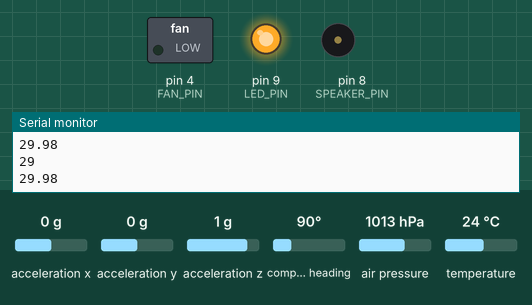
A sketch run on a simulated Arduino Uno, built with avr-gcc and run on an emulated ATmega328P. Shown: switched loads named in the sketch (green lamp = pin HIGH), output pins drawn as LEDs (lit = HIGH), buzzer (waves = sounding), the last lines printed to the serial monitor. The inputs (shaded band) are chosen by the test bench; at power-on: air pressure 1013 hPa, acceleration x 0 g, acceleration y 0 g, acceleration z 1 g, compass heading 90°, temperature 24 °C. No radio packets arrive unless stated.

Above: at 1.5 s.
1.6 s: air pressure set to 1025 hPa
At 2.8 s:
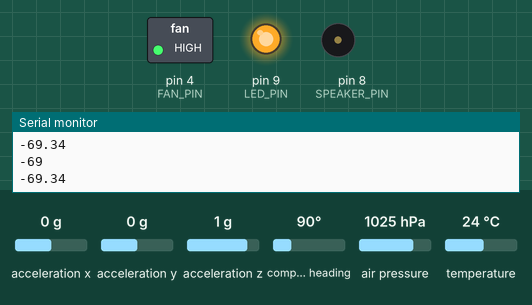
3.1 s: air pressure set to 1023 hPa
At 4.3 s:
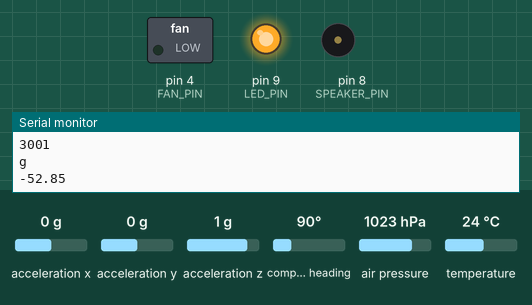
Timing chart, 0 to 6.1 s (numbered marks = the images above; inputs shaded):
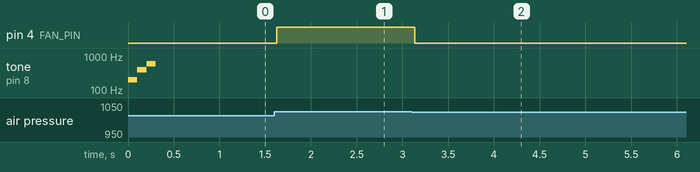

The sketch:

working_sat_3.ino
```cpp
#include <Adafruit_Sensor.h>
#include <Adafruit_BMP280.h>
#include <Adafruit_BNO055.h>
#include <SoftwareSerial.h>
#include <RH_RF95.h>
#include <SdFat.h>

// I2C Adressen
#define BMP280_I2C_ADDRESS 0x76
#define BNO055_I2C_ADDRESS 0x28

// PIN Belegungen
#define GPS_RX_PIN 2
#define GPS_TX_PIN 3
#define FAN_PIN 4
#define LORA_RX_PIN 5
#define LORA_TX_PIN 6
#define SPEAKER_PIN 8
#define LED_PIN 9
#define SD_CS_PIN 10

// Fehlercodes
#define ERROR_BMP 501
#define ERROR_BNO 502
#define ERROR_RF95 503
#define ERROR_SD_CONNECT 504
#define ERROR_SD_OPEN 505

// Kontrollwerte vor und nach der Datenübertragung
#define DATA_BLOCK_START 0xFFFFFF  // maximaler 32b Wert bzw. nur noch 6 F
#define DATA_BLOCK_END 0xFFFFFE    // maximaler 32b Wert minus 1, bzw. nur noch 5 F und ein E

#define FREQUENCY 433.0  // Datenübertragungsfrequenz (in MHz)

#define STARTALTITUDE 30  // Höhe vor dem Start vom Flugplatz

#define TOLERANCE 20 // Toleranz in Metern, um Höhenunterschiede mit dem BMP zu messen
#define FAN_STARTING_HEIGHT 250
#define BMP_ALTITUDES_SIZE 8 // Wie viele letzte Temperaturen gespeichert werden sollen

#define DEBUG true
#define USE_SDCARD false
#define USE_GPS true
#define USE_BMP true
#define USE_BNO true
#define USE_LORA true
#define SILENT true

#if USE_BMP
// Adafruit_BMP280 bmp;
#endif
#if USE_BNO
Adafruit_BNO055 bno(55, BNO055_I2C_ADDRESS, &Wire);
#endif
#if USE_LORA
SoftwareSerial rf(LORA_RX_PIN, LORA_TX_PIN);
RH_RF95 rf95(rf);
#endif
#if USE_GPS
//SoftwareSerial ss(GPS_RX_PIN, GPS_TX_PIN);
#endif

float sealevelhpa;
float bmp_altitude = STARTALTITUDE;
int bmp_altitudes[BMP_ALTITUDES_SIZE];

bool fan = false;
bool ejected = false;
bool landed = false;

int counter = 0;

#if USE_SDCARD
SdFat32 SD;
//File32 file;
int filecounter = 0;
#endif

long time;

void setup() {
  Serial.begin(9600);
  Serial.println(100);

  pinMode(LED_PIN, OUTPUT);
  digitalWrite(LED_PIN, LOW);

  pinMode(FAN_PIN, OUTPUT);
  digitalWrite(FAN_PIN, LOW);
#if DEBUG
  Serial.println("a");
#endif
#if USE_SDCARD
  // Init SD (Speicher)
  if (!SD.begin(SD_CS_PIN)) {
    error(ERROR_SD_CONNECT);
  }
#endif
#if DEBUG
  Serial.println("b");
#endif
#if USE_SDCARD
  {
    // Datei mit höchstem Wert als Namen finden und dann mit Wert + 1 als Namen eine Datei erstellen
    // So muss nicht nach jedem Test die SD Karte geleert werden, sondern die Dateien sind chronologisch sortiert
    while (SD.exists(String(filecounter))) {
      filecounter++;
    }
    File32 file = SD.open(String(filecounter), FILE_WRITE);
    if (file) {
      file.println(""); // Es muss irgendetwas in die erste Zeile geschrieben werden, damit die Zahlen gespeichert werden können
      file.close();
    } else {
      error(ERROR_SD_OPEN);
    }
  }
#endif
#if DEBUG
  Serial.println("c");
#endif

#if USE_BMP
  {
    Adafruit_BMP280 bmp;
    // Init BMP (Luftdruck & Temperatur)
    if (!bmp.begin(BMP280_I2C_ADDRESS)) {
      error(ERROR_BMP);
    }
    float pressure = bmp.readPressure();
    sealevelhpa = bmp.seaLevelForAltitude(STARTALTITUDE, pressure);
  }
#endif

#if DEBUG
  Serial.println("d");
#endif
#if USE_BNO
  // Init BNO (Inertialplatform)
  if (!bno.begin()) {
    error(ERROR_BNO);
  }
#endif
#if DEBUG
  Serial.println("e");
#endif
#if USE_LORA
  // Init RF95 (Funkmodul)
  if (!rf95.init()) {
    error(ERROR_RF95);
  }
#endif
#if DEBUG
  Serial.println("f");
#endif
#if USE_LORA
  rf95.setFrequency(FREQUENCY);
#endif

#if USE_GPS
  //ss.begin(9600);
#endif

#if DEBUG
  Serial.println("f2");
#endif

  // Erfolg-Tonabfolge, LED an
  Serial.println(200);
  tone(SPEAKER_PIN, 200);
  delay(100);
  tone(SPEAKER_PIN, 400);
  delay(100);
  tone(SPEAKER_PIN, 600);
  delay(100);
  noTone(SPEAKER_PIN);
  digitalWrite(LED_PIN, HIGH);
}

void loop() {
#if USE_LORA
  rf.listen();
#endif
#if DEBUG
  Serial.println("g");
#endif
  // Sendet einen Datenblock, die Unterfunktionen senden die jeweiligen Werte selber
  // Am Anfang und am Ende wird ein Kontrollwert gesendet
  send(DATA_BLOCK_START);
  send(counter);
  BMP();
  BNO();

#if USE_LORA
  rf.listen();
#endif

  if (counter > BMP_ALTITUDES_SIZE) { // Falls der Zähler über der Länge an gespeicherten Höhenmetern ist, weiter machen, sonst würde der Satellit schon fliegen, weil die Werte noch 0.00 sind, und dem entsprechend der Satellit schon hochgeflogen sein muss
    Serial.println(bmp_altitudes[counter % BMP_ALTITUDES_SIZE]);
    Serial.println(bmp_altitude);
    Serial.println("---");
    if (bmp_altitudes[counter % BMP_ALTITUDES_SIZE] - bmp_altitude > TOLERANCE) { // Falls die Höhe fällt
      ejected = true;
    } else if (bmp_altitudes[counter % BMP_ALTITUDES_SIZE] - bmp_altitude <= 0) { // Falls gelandet
      if (ejected == true) { // Falls schon ausgeworfen, muss also gelandet sein
        landed = true;
      }
    }
  }

  if (landed) {
    fan = false;
    digitalWrite(FAN_PIN, LOW);
  } else if (ejected && bmp_altitude < FAN_STARTING_HEIGHT) {
    fan = true;
    digitalWrite(FAN_PIN, HIGH);
  }

  bmp_altitudes[counter % BMP_ALTITUDES_SIZE] = bmp_altitude;

  // Nach dem Auswerfen Piepen (jedes mal Wechsel zwischen Ton und kein Ton, wird anhand der gesendeten Nachrichten bestimmt :)
  if (ejected) {
    if (counter % 2 == 0) {
#if !SILENT
      tone(SPEAKER_PIN, 1000);
#endif
    } else {
      noTone(SPEAKER_PIN);
    }
  }

  send((fan << 0) + (ejected << 1) + (landed << 2));  // Sendet alle Bools in einem Byte
#if DEBUG
  Serial.println(fan + 1000);
  Serial.println(ejected + 2000);
  Serial.println(landed + 3000);
#endif

#if USE_SDCARD
  {
    File32 file = SD.open(String(filecounter), FILE_WRITE);
    file.println(millis() - time, DEC);
    // Tatsächlich physisch Speichern, wäre ansonsten evtl. nur im Buffer was zu Fehlern führen kann
    file.flush();
    file.close();
  }
#endif
  time = millis();  // Zeit zurücksetzten, um jedesmal die Zeit, die die Schleife (loop()) gebraucht hat zu bestimmen

  send(DATA_BLOCK_END);

  counter++;
}

void BMP() {
  float pressure = 200000;
  float temperature = 50;
#if USE_BMP
  Adafruit_BMP280 bmp;
  // Init BMP (Luftdruck & Temperatur)
  if (bmp.begin(BMP280_I2C_ADDRESS)) {
    pressure = bmp.readPressure();
    temperature = bmp.readTemperature();
    bmp_altitude = calcAltitude(pressure);
  }
#else
  float altitudes[30] = {30, 30, 35, 55, 155, 300, 500, 700, 710, 700, 680, 690, 670, 610, 550, 500, 440, 390, 310, 250, 200, 140, 100, 60, 30, 30, 35, 37, 36, 33};
  pressure = 100000;
  temperature = -10;
  bmp_altitude = altitudes[min(29, counter)];
#endif
#if DEBUG
  Serial.println(bmp_altitude);
#endif
  send(temperature);
  send(pressure);
}

float calcAltitude(float pressure) {
  // https://github.com/adafruit/Adafruit_BMP280_Library/blob/master/Adafruit_BMP280.cpp [Zeile 321] oder im Heft Lernen mit ARDUINO!
  return 44300 * (1 - (pow(pressure / sealevelhpa, 0.1903)));
}

void BNO() {
#if USE_BNO
  sensors_event_t accelerometer, gyroscope;
  bno.getEvent(&accelerometer, Adafruit_BNO055::VECTOR_LINEARACCEL);  // Acceleration - Gravity
  send(accelerometer.acceleration.x);
  send(accelerometer.acceleration.y);
  send(accelerometer.acceleration.z);

  bno.getEvent(&gyroscope, Adafruit_BNO055::VECTOR_EULER);
  send(gyroscope.gyro.x);
  send(gyroscope.gyro.y);
  send(gyroscope.gyro.z);
#endif
}

void send(float val) {
  {
#if USE_LORA
    // Ändert den Typ von float zu uint8_t[], ohne tatsächlich Bits zu modifizieren
    uint8_t tosend[sizeof(float)];
    memcpy(&tosend, &val, sizeof(float));
    rf95.send(tosend, sizeof(float));
#endif
  }

  {
#if SDCARD
    File32 file = SD.open(String(filecounter), FILE_WRITE);
    file.println(val, DEC);
    // Tatsächlich physisch Speichern, wäre ansonsten evtl. nur im Buffer was zu Fehlern führen kann
    file.flush();
    file.close();
#endif
  }
}

void error(int errorCode) {
  // Fehler code zum Debuggen an den Laptop schicken
  Serial.println(errorCode);

  // Dauerhaftes Fehler-Piepen und blinkende LED
  byte countdown = 60; // 60 Sekunden = 1 Minute
  while (countdown > 0) {
    digitalWrite(LED_PIN, LOW);
#if !SILENT
    tone(SPEAKER_PIN, 1000);
#endif
    delay(500);
    digitalWrite(LED_PIN, HIGH);
    noTone(SPEAKER_PIN);
    delay(500);

    countdown--;
  }
}
```

Measured:
- the behaviour switches between 1025 and 1024 hPa on air pressure (found by bisection; images 1 and 2)
- after the input at 1.6 s, pin 4 (FAN_PIN): LOW → HIGH at once
- after the input at 3.1 s, pin 4 (FAN_PIN): HIGH → LOW at once
